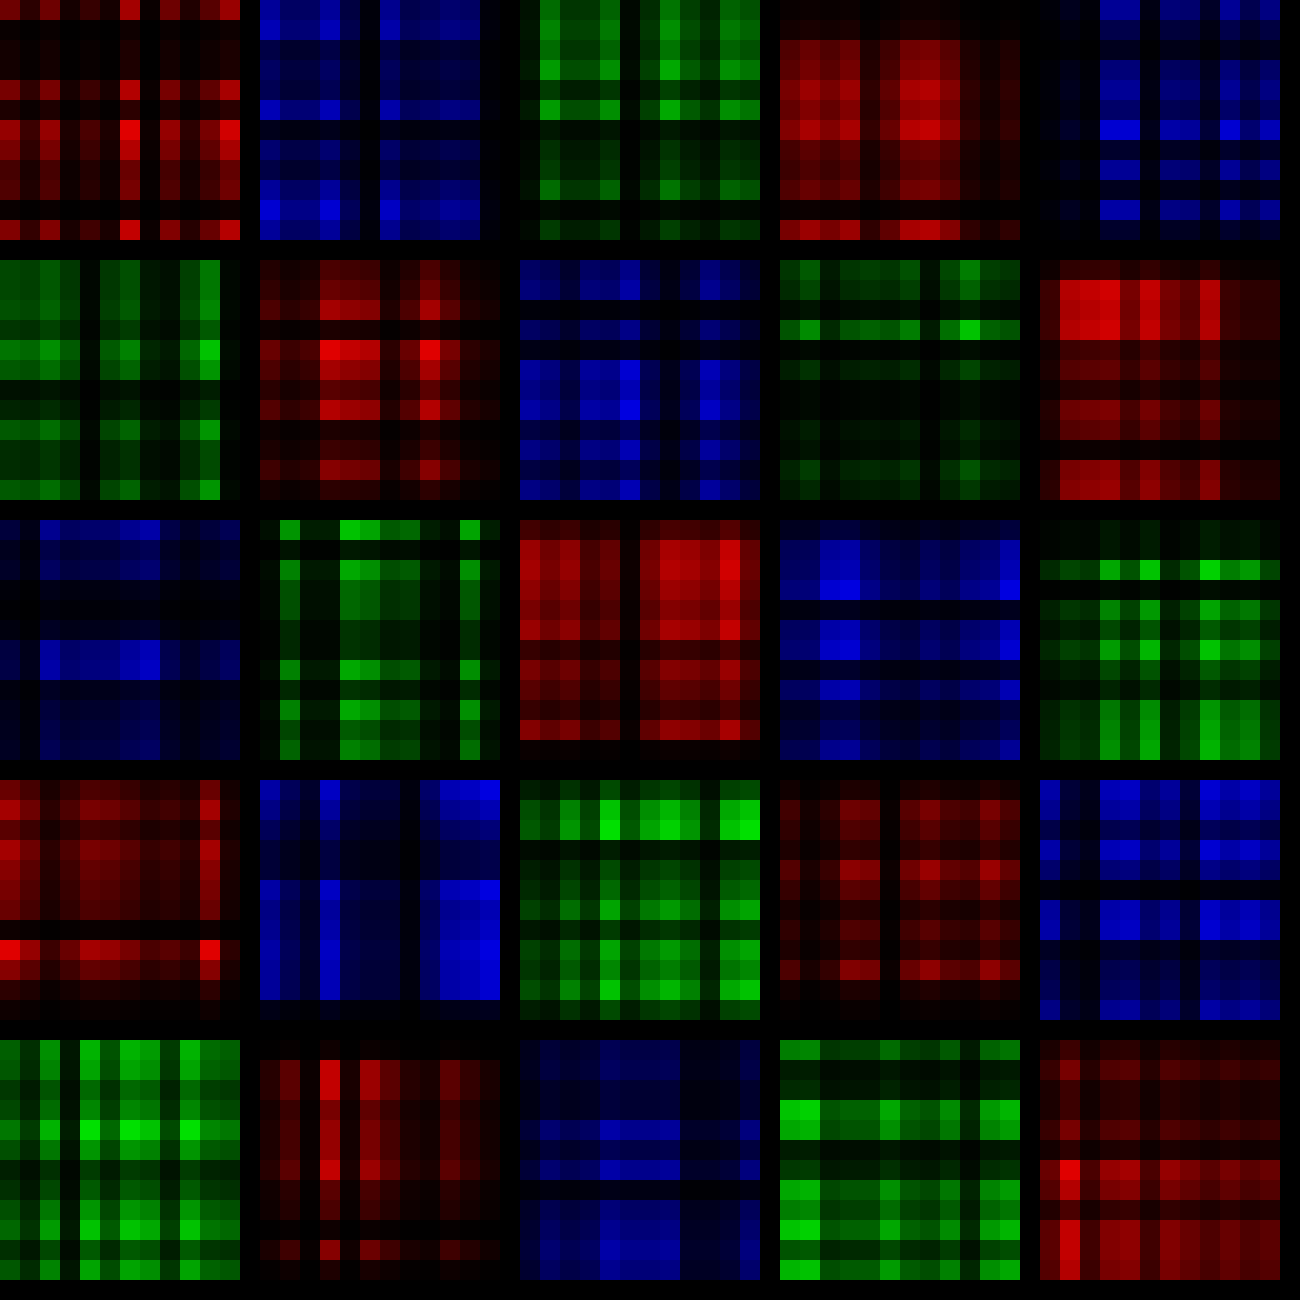

Write Python code to recreate this figure.

import numpy as np
from PIL import Image

z = np.zeros((1300, 1300, 3), dtype=np.uint8)

SIZE = 1300 // 5

i = 0
for x in range(5):
    for y in range(5):

        a = np.random.randint(1, 16, size=(1, 12))
        b = np.random.randint(1, 16, size=(12, 1))
        M = a * b - 1

        c = np.kron(M, np.ones((20, 20)))
        c = c.astype(np.uint8)
        z[y*SIZE:y*SIZE+c.shape[0], x*SIZE:x*SIZE+c.shape[1], i % 3] = c
        
        i += 1

im = Image.fromarray(z)
im.save("joltage.png")